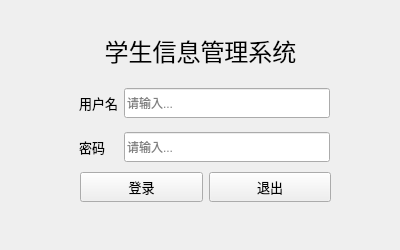
<?xml version="1.0" encoding="UTF-8"?>
<ui version="4.0">
 <class>Page_Login</class>
 <widget class="QWidget" name="Page_Login">
  <property name="geometry">
   <rect>
    <x>0</x>
    <y>0</y>
    <width>400</width>
    <height>250</height>
   </rect>
  </property>
  <property name="minimumSize">
   <size>
    <width>400</width>
    <height>250</height>
   </size>
  </property>
  <property name="maximumSize">
   <size>
    <width>400</width>
    <height>250</height>
   </size>
  </property>
  <property name="windowTitle">
   <string>登录</string>
  </property>
  <property name="windowIcon">
   <iconset resource="res.qrc">
    <normaloff>:/icon.jpg</normaloff>:/icon.jpg</iconset>
  </property>
  <property name="toolTip">
   <string>这是登录窗口</string>
  </property>
  <widget class="QLabel" name="lb_title">
   <property name="geometry">
    <rect>
     <x>10</x>
     <y>20</y>
     <width>381</width>
     <height>60</height>
    </rect>
   </property>
   <property name="minimumSize">
    <size>
     <width>0</width>
     <height>60</height>
    </size>
   </property>
   <property name="font">
    <font>
     <pointsize>18</pointsize>
    </font>
   </property>
   <property name="text">
    <string>学生信息管理系统</string>
   </property>
   <property name="alignment">
    <set>Qt::AlignmentFlag::AlignCenter</set>
   </property>
  </widget>
  <widget class="QWidget" name="widget" native="true">
   <property name="geometry">
    <rect>
     <x>80</x>
     <y>170</y>
     <width>251</width>
     <height>35</height>
    </rect>
   </property>
   <property name="minimumSize">
    <size>
     <width>0</width>
     <height>35</height>
    </size>
   </property>
   <layout class="QGridLayout" name="gridLayout">
    <item row="0" column="0">
     <widget class="QPushButton" name="btn_login">
      <property name="minimumSize">
       <size>
        <width>0</width>
        <height>30</height>
       </size>
      </property>
      <property name="font">
       <font>
        <pointsize>10</pointsize>
       </font>
      </property>
      <property name="text">
       <string>登录</string>
      </property>
     </widget>
    </item>
    <item row="0" column="1">
     <widget class="QPushButton" name="btn_out">
      <property name="minimumSize">
       <size>
        <width>0</width>
        <height>30</height>
       </size>
      </property>
      <property name="font">
       <font>
        <pointsize>10</pointsize>
       </font>
      </property>
      <property name="text">
       <string>退出</string>
      </property>
     </widget>
    </item>
   </layout>
  </widget>
  <widget class="QWidget" name="widget_2" native="true">
   <property name="geometry">
    <rect>
     <x>79</x>
     <y>80</y>
     <width>251</width>
     <height>91</height>
    </rect>
   </property>
   <layout class="QGridLayout" name="gridLayout_2">
    <item row="0" column="0">
     <widget class="QLabel" name="lb1">
      <property name="font">
       <font>
        <pointsize>10</pointsize>
       </font>
      </property>
      <property name="text">
       <string>用户名</string>
      </property>
     </widget>
    </item>
    <item row="0" column="1">
     <widget class="QLineEdit" name="le_username">
      <property name="minimumSize">
       <size>
        <width>0</width>
        <height>30</height>
       </size>
      </property>
      <property name="maxLength">
       <number>8</number>
      </property>
      <property name="placeholderText">
       <string>请输入...</string>
      </property>
     </widget>
    </item>
    <item row="1" column="0">
     <widget class="QLabel" name="lb2">
      <property name="font">
       <font>
        <pointsize>10</pointsize>
       </font>
      </property>
      <property name="text">
       <string>密码</string>
      </property>
     </widget>
    </item>
    <item row="1" column="1">
     <widget class="QLineEdit" name="le_password">
      <property name="minimumSize">
       <size>
        <width>0</width>
        <height>30</height>
       </size>
      </property>
      <property name="maxLength">
       <number>8</number>
      </property>
      <property name="echoMode">
       <enum>QLineEdit::EchoMode::Password</enum>
      </property>
      <property name="placeholderText">
       <string>请输入...</string>
      </property>
     </widget>
    </item>
   </layout>
  </widget>
 </widget>
 <resources>
  <include location="res.qrc"/>
 </resources>
 <connections/>
</ui>
